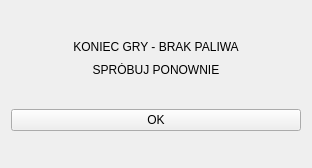
<?xml version="1.0" encoding="UTF-8"?>
<ui version="4.0">
 <class>overpopup</class>
 <widget class="QWidget" name="overpopup">
  <property name="geometry">
   <rect>
    <x>0</x>
    <y>0</y>
    <width>312</width>
    <height>168</height>
   </rect>
  </property>
  <property name="windowTitle">
   <string>Koniec gry</string>
  </property>
  <layout class="QGridLayout" name="gridLayout">
   <item row="1" column="0">
    <spacer name="horizontalSpacer">
     <property name="orientation">
      <enum>Qt::Horizontal</enum>
     </property>
     <property name="sizeHint" stdset="0">
      <size>
       <width>40</width>
       <height>20</height>
      </size>
     </property>
    </spacer>
   </item>
   <item row="1" column="1">
    <widget class="QLabel" name="label">
     <property name="text">
      <string>KONIEC GRY - BRAK PALIWA</string>
     </property>
     <property name="alignment">
      <set>Qt::AlignCenter</set>
     </property>
    </widget>
   </item>
   <item row="0" column="1">
    <spacer name="verticalSpacer_3">
     <property name="orientation">
      <enum>Qt::Vertical</enum>
     </property>
     <property name="sizeHint" stdset="0">
      <size>
       <width>20</width>
       <height>40</height>
      </size>
     </property>
    </spacer>
   </item>
   <item row="5" column="1">
    <spacer name="verticalSpacer_2">
     <property name="orientation">
      <enum>Qt::Vertical</enum>
     </property>
     <property name="sizeHint" stdset="0">
      <size>
       <width>20</width>
       <height>40</height>
      </size>
     </property>
    </spacer>
   </item>
   <item row="3" column="1">
    <spacer name="verticalSpacer">
     <property name="orientation">
      <enum>Qt::Vertical</enum>
     </property>
     <property name="sizeHint" stdset="0">
      <size>
       <width>20</width>
       <height>40</height>
      </size>
     </property>
    </spacer>
   </item>
   <item row="4" column="0" colspan="3">
    <widget class="QPushButton" name="pushButton">
     <property name="text">
      <string>OK</string>
     </property>
    </widget>
   </item>
   <item row="1" column="2">
    <spacer name="horizontalSpacer_2">
     <property name="orientation">
      <enum>Qt::Horizontal</enum>
     </property>
     <property name="sizeHint" stdset="0">
      <size>
       <width>40</width>
       <height>20</height>
      </size>
     </property>
    </spacer>
   </item>
   <item row="2" column="1">
    <widget class="QLabel" name="label_2">
     <property name="text">
      <string>SPRÓBUJ PONOWNIE</string>
     </property>
     <property name="alignment">
      <set>Qt::AlignCenter</set>
     </property>
    </widget>
   </item>
  </layout>
 </widget>
 <resources/>
 <connections/>
</ui>
